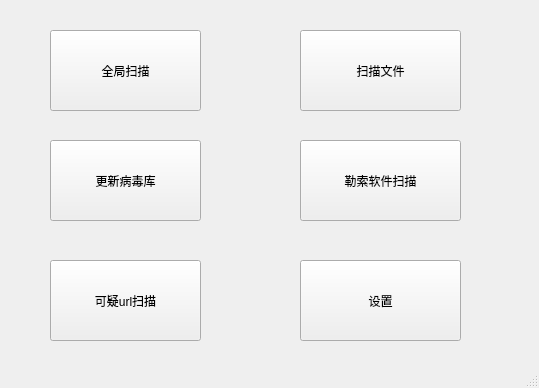
<?xml version="1.0" encoding="UTF-8"?>
<ui version="4.0">
 <class>MainWindow</class>
 <widget class="QMainWindow" name="MainWindow">
  <property name="geometry">
   <rect>
    <x>0</x>
    <y>0</y>
    <width>539</width>
    <height>388</height>
   </rect>
  </property>
  <property name="windowTitle">
   <string>ClamAv</string>
  </property>
  <widget class="QWidget" name="centralwidget">
   <widget class="QPushButton" name="full_scan">
    <property name="geometry">
     <rect>
      <x>50</x>
      <y>30</y>
      <width>151</width>
      <height>81</height>
     </rect>
    </property>
    <property name="text">
     <string>全局扫描</string>
    </property>
    <property name="icon">
     <iconset>
      <normaloff>icon/full_scan.png</normaloff>icon/full_scan.png</iconset>
    </property>
    <property name="iconSize">
     <size>
      <width>40</width>
      <height>40</height>
     </size>
    </property>
   </widget>
   <widget class="QPushButton" name="settings">
    <property name="geometry">
     <rect>
      <x>300</x>
      <y>260</y>
      <width>161</width>
      <height>81</height>
     </rect>
    </property>
    <property name="text">
     <string>设置</string>
    </property>
    <property name="icon">
     <iconset>
      <normaloff>icon/settings.png</normaloff>icon/settings.png</iconset>
    </property>
    <property name="iconSize">
     <size>
      <width>40</width>
      <height>40</height>
     </size>
    </property>
   </widget>
   <widget class="QPushButton" name="update_db">
    <property name="geometry">
     <rect>
      <x>50</x>
      <y>140</y>
      <width>151</width>
      <height>81</height>
     </rect>
    </property>
    <property name="text">
     <string>更新病毒库</string>
    </property>
    <property name="icon">
     <iconset>
      <normaloff>icon/update_db.png</normaloff>icon/update_db.png</iconset>
    </property>
    <property name="iconSize">
     <size>
      <width>40</width>
      <height>40</height>
     </size>
    </property>
   </widget>
   <widget class="QPushButton" name="file_scan">
    <property name="geometry">
     <rect>
      <x>300</x>
      <y>30</y>
      <width>161</width>
      <height>81</height>
     </rect>
    </property>
    <property name="text">
     <string>扫描文件</string>
    </property>
    <property name="icon">
     <iconset>
      <normaloff>icon/file_scan.png</normaloff>icon/file_scan.png</iconset>
    </property>
    <property name="iconSize">
     <size>
      <width>40</width>
      <height>40</height>
     </size>
    </property>
   </widget>
   <widget class="QPushButton" name="blackmail">
    <property name="geometry">
     <rect>
      <x>300</x>
      <y>140</y>
      <width>161</width>
      <height>81</height>
     </rect>
    </property>
    <property name="text">
     <string>勒索软件扫描</string>
    </property>
    <property name="icon">
     <iconset>
      <normaloff>icon/black_mail.png</normaloff>icon/black_mail.png</iconset>
    </property>
    <property name="iconSize">
     <size>
      <width>40</width>
      <height>40</height>
     </size>
    </property>
   </widget>
   <widget class="QPushButton" name="url_scan">
    <property name="geometry">
     <rect>
      <x>50</x>
      <y>260</y>
      <width>151</width>
      <height>81</height>
     </rect>
    </property>
    <property name="text">
     <string>可疑url扫描</string>
    </property>
    <property name="icon">
     <iconset>
      <normaloff>icon/url.png</normaloff>icon/url.png</iconset>
    </property>
    <property name="iconSize">
     <size>
      <width>40</width>
      <height>40</height>
     </size>
    </property>
   </widget>
  </widget>
  <widget class="QStatusBar" name="statusbar"/>
 </widget>
 <resources/>
 <connections/>
</ui>
